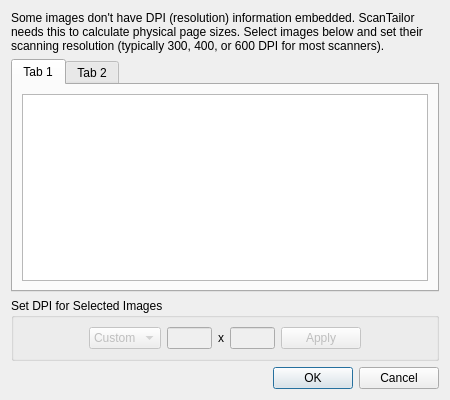
<?xml version="1.0" encoding="UTF-8"?>
<ui version="4.0">
 <class>FixDpiDialog</class>
 <widget class="QDialog" name="FixDpiDialog">
  <property name="geometry">
   <rect>
    <x>0</x>
    <y>0</y>
    <width>450</width>
    <height>400</height>
   </rect>
  </property>
  <property name="windowTitle">
   <string>Fix DPI</string>
  </property>
  <layout class="QVBoxLayout">
   <item>
    <widget class="QLabel" name="explanationLabel">
     <property name="text">
      <string>Some images don't have DPI (resolution) information embedded. ScanTailor needs this to calculate physical page sizes. Select images below and set their scanning resolution (typically 300, 400, or 600 DPI for most scanners).</string>
     </property>
     <property name="wordWrap">
      <bool>true</bool>
     </property>
     <property name="margin">
      <number>5</number>
     </property>
    </widget>
   </item>
   <item>
    <widget class="QTabWidget" name="tabWidget">
     <property name="currentIndex">
      <number>0</number>
     </property>
     <widget class="QWidget" name="tab">
      <attribute name="title">
       <string>Tab 1</string>
      </attribute>
      <layout class="QVBoxLayout">
       <item>
        <widget class="QTreeView" name="undefinedDpiView"/>
       </item>
      </layout>
     </widget>
     <widget class="QWidget" name="tab_2">
      <attribute name="title">
       <string>Tab 2</string>
      </attribute>
      <layout class="QVBoxLayout">
       <item>
        <widget class="QTreeView" name="allPagesView"/>
       </item>
      </layout>
     </widget>
    </widget>
   </item>
   <item>
    <widget class="QGroupBox" name="groupBox">
     <property name="title">
      <string>Set DPI for Selected Images</string>
     </property>
     <layout class="QHBoxLayout">
      <item>
       <spacer>
        <property name="orientation">
         <enum>Qt::Horizontal</enum>
        </property>
        <property name="sizeHint" stdset="0">
         <size>
          <width>0</width>
          <height>1</height>
         </size>
        </property>
       </spacer>
      </item>
      <item>
       <widget class="QComboBox" name="dpiCombo">
        <property name="enabled">
         <bool>false</bool>
        </property>
        <item>
         <property name="text">
          <string>Custom</string>
         </property>
        </item>
       </widget>
      </item>
      <item>
       <widget class="QLineEdit" name="xDpi">
        <property name="enabled">
         <bool>false</bool>
        </property>
        <property name="maximumSize">
         <size>
          <width>45</width>
          <height>16777215</height>
         </size>
        </property>
       </widget>
      </item>
      <item>
       <widget class="QLabel" name="label_3">
        <property name="text">
         <string>x</string>
        </property>
       </widget>
      </item>
      <item>
       <widget class="QLineEdit" name="yDpi">
        <property name="enabled">
         <bool>false</bool>
        </property>
        <property name="maximumSize">
         <size>
          <width>45</width>
          <height>16777215</height>
         </size>
        </property>
       </widget>
      </item>
      <item>
       <widget class="QPushButton" name="applyBtn">
        <property name="enabled">
         <bool>false</bool>
        </property>
        <property name="text">
         <string>Apply</string>
        </property>
       </widget>
      </item>
      <item>
       <spacer>
        <property name="orientation">
         <enum>Qt::Horizontal</enum>
        </property>
        <property name="sizeHint" stdset="0">
         <size>
          <width>0</width>
          <height>1</height>
         </size>
        </property>
       </spacer>
      </item>
     </layout>
    </widget>
   </item>
   <item>
    <spacer>
     <property name="orientation">
      <enum>Qt::Vertical</enum>
     </property>
     <property name="sizeHint" stdset="0">
      <size>
       <width>1</width>
       <height>1</height>
      </size>
     </property>
    </spacer>
   </item>
   <item>
    <widget class="QDialogButtonBox" name="buttonBox">
     <property name="orientation">
      <enum>Qt::Horizontal</enum>
     </property>
     <property name="standardButtons">
      <set>QDialogButtonBox::Cancel|QDialogButtonBox::Ok</set>
     </property>
    </widget>
   </item>
  </layout>
 </widget>
 <resources>
  <include location="../resources/resources.qrc"/>
 </resources>
 <connections>
  <connection>
   <sender>buttonBox</sender>
   <signal>accepted()</signal>
   <receiver>FixDpiDialog</receiver>
   <slot>accept()</slot>
   <hints>
    <hint type="sourcelabel">
     <x>257</x>
     <y>344</y>
    </hint>
    <hint type="destinationlabel">
     <x>157</x>
     <y>274</y>
    </hint>
   </hints>
  </connection>
  <connection>
   <sender>buttonBox</sender>
   <signal>rejected()</signal>
   <receiver>FixDpiDialog</receiver>
   <slot>reject()</slot>
   <hints>
    <hint type="sourcelabel">
     <x>325</x>
     <y>344</y>
    </hint>
    <hint type="destinationlabel">
     <x>286</x>
     <y>274</y>
    </hint>
   </hints>
  </connection>
 </connections>
</ui>
